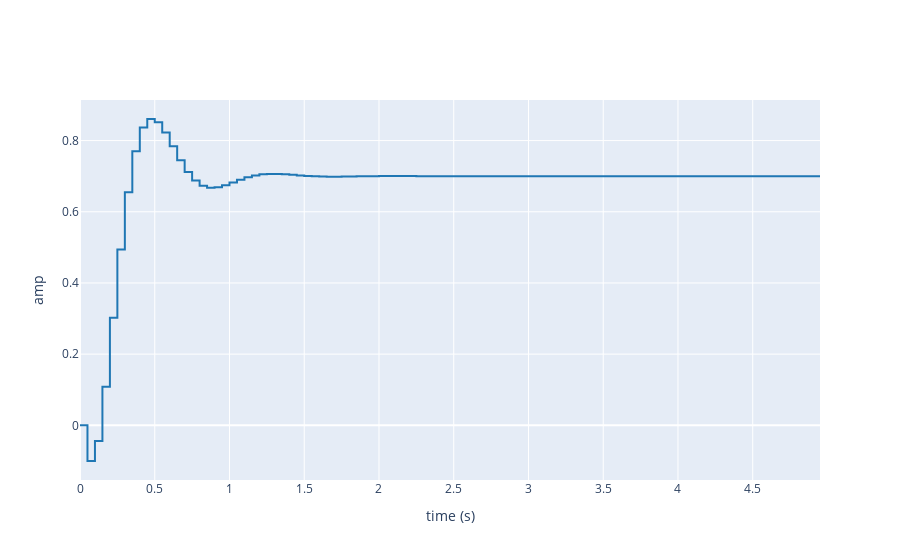

Notebook code cell kept with this figure:
### Markdown cell above
### 5.2 Validation du correcteur proportionnel.

* **Question** 
    * Calculez avec python, $H(z)$, la fonction de transfert du système bouclé et corrigé avec le gain $K$.
    * Tracez la réponse indicielle de $H(z)$. Déterminez les caractéristiques de cette réponse ($tr$, $D\%$, $m$, $s[\infty]$).

### Code cell
Hz = feedback(K*Fz,1)

fig = figure("time")
fig.plot(Hz)
fig.show()
